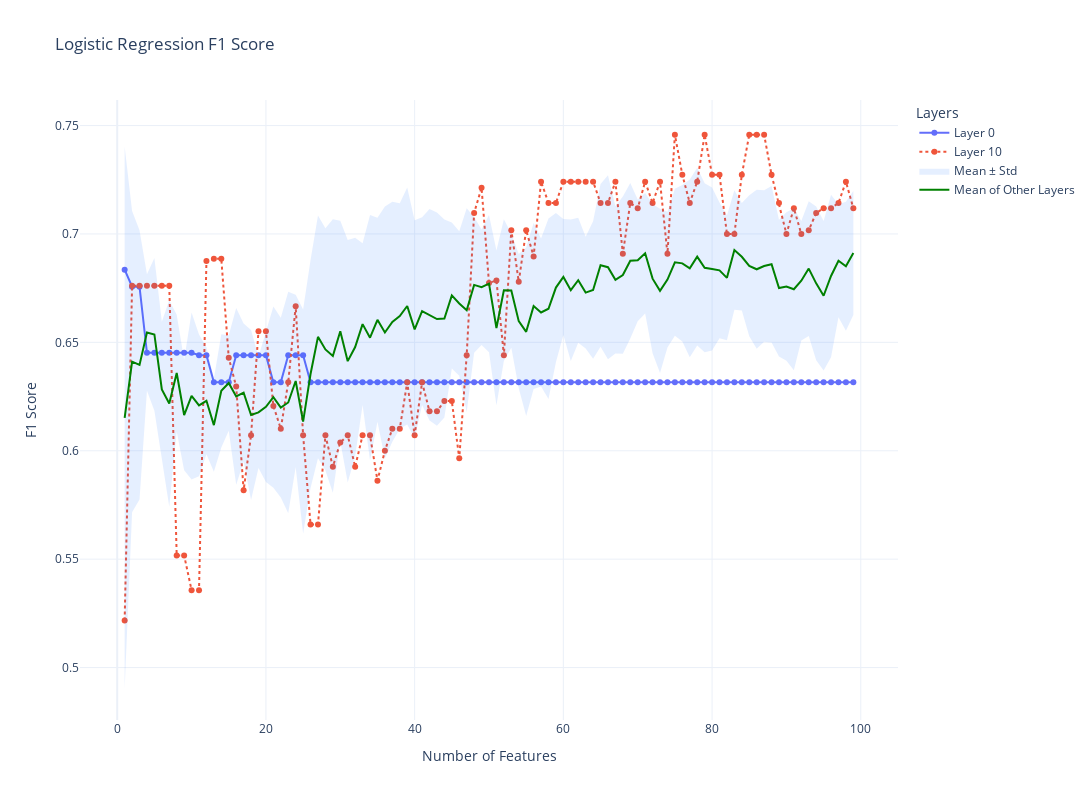

Source (notebook cell):
### Code cell
plot_decision_tree_f1(logistic_regression_results, selected_layers=[0, 10], title="Logistic Regression F1 Score")
